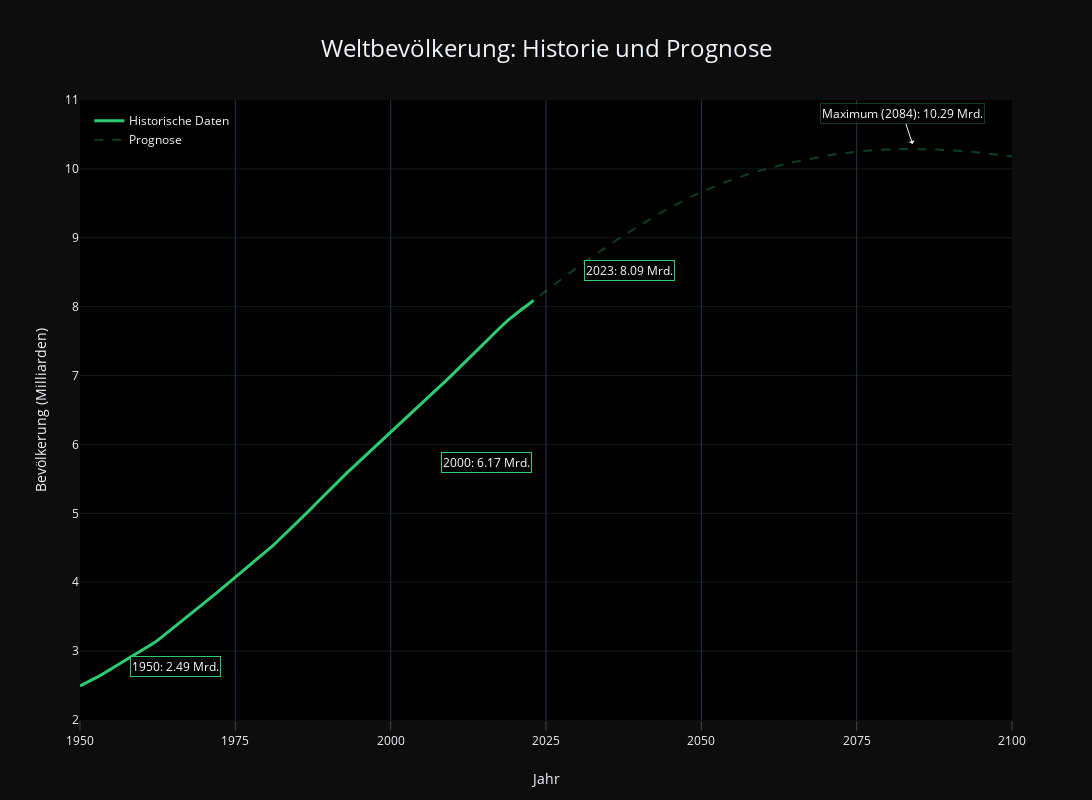

Here is the notebook cell this chart was saved with:
### Code cell
import plotly.graph_objects as go

# Daten vorbereiten wie zuvor
historical_data = population_projections_world[population_projections_world['years'] <= 2024].copy()
historical_data['population_billions'] = historical_data['population__sex_all__age_all__variant_estimates'] / 1_000_000_000

forecast_data = population_projections_world[population_projections_world['years'] >= 2024].copy()
forecast_data['population_billions'] = forecast_data['population__sex_all__age_all__variant_medium'] / 1_000_000_000

# Grafik erstellen
fig = go.Figure()

# Historische Daten (kräftiges Grün)
fig.add_trace(go.Scatter(
    x=historical_data['years'],
    y=historical_data['population_billions'],
    name='Historische Daten',
    line=dict(color='#2ecc71', width=3)
))

# Prognosedaten (blasses, gestricheltes Grün)
fig.add_trace(go.Scatter(
    x=forecast_data['years'],
    y=forecast_data['population_billions'],
    name='Prognose',
    line=dict(color='rgba(46, 204, 113, 0.3)', width=2, dash='dash')
))

# Layout anpassen
fig.update_layout(
    title={
        'text': 'Weltbevölkerung: Historie und Prognose',
        'y': 0.95,
        'x': 0.5,
        'xanchor': 'center',
        'yanchor': 'top',
        'font': {'size': 24}
    },
    xaxis_title="Jahr",
    yaxis_title="Bevölkerung (Milliarden)",
    template='plotly_dark',
    showlegend=True,
    legend=dict(
        yanchor="top",
        y=0.99,
        xanchor="left",
        x=0.01
    ),
    height=800,
    width=1200,
    xaxis=dict(
        range=[1950, 2100],     # Bereich der Jahre
        dtick=25,               # Abstand zwischen Tickmarks
        ticks='outside',        # Tickmarks nach außen
        ticklen=10,            # Länge der Tickmarks
        tickfont=dict(size=12), # Schriftgröße der Tickmarks
        tickangle=0,           # Keine Rotation der Jahre
        title_standoff=25,     # Mehr Abstand zwischen Achsentitel und Ticks
        side='bottom'          # Position der Achse unten
    ),
    yaxis=dict(
        range=[2, 11],
        dtick=1,
        gridwidth=0.5,
    ),
    plot_bgcolor='rgba(0,0,0,0.95)',
    paper_bgcolor='rgba(0,0,0,0.95)',
)

# Spezifische Jahre für Annotationen
years_to_annotate = [1950, 2000, 2023]
y_shifts = [20, -30, 30]  # Verschiedene y-Verschiebungen für bessere Lesbarkeit
x_shifts = [50, 50, 50]   # Horizontale Verschiebung für rechtsbündige Ausrichtung

for year, y_shift, x_shift in zip(years_to_annotate, y_shifts, x_shifts):
    data_point = historical_data[historical_data['years'] == year]
    if not data_point.empty:
        fig.add_annotation(
            x=year,
            y=data_point['population_billions'].iloc[0],
            text=f"{year}: {data_point['population_billions'].iloc[0]:.2f} Mrd.",
            showarrow=False,  # Pfeil anzeigen
            font=dict(size=12, color='white'),  # Schriftgröße und Farbe
            bgcolor='rgba(0,0,0,0.7)',  # Hintergrundfarbe der Box
            bordercolor='#2ecc71',  # Farbe des Box-Rands
            borderwidth=1,  # Breite der Box-Rand
            yshift=y_shift,  # Vertikale Verschiebung
            xshift=x_shift,  # Horizontale Verschiebung
            align='left',    # Text-Ausrichtung in der Box
            xanchor='left'   # Ausrichtung der Box relativ zum Datenpunkt
        )

# Maximum-Punkt der Prognose - zentriert
max_point = forecast_data.loc[forecast_data['population_billions'].idxmax()]
fig.add_annotation(
    x=max_point['years'],
    y=max_point['population_billions'],
    text=f"Maximum ({int(max_point['years'])}): {max_point['population_billions']:.2f} Mrd.",
    showarrow=True,  # Pfeil anzeigen
    arrowhead=1,  # Form des Pfeils
    font=dict(size=12, color='white'),  # Schriftgröße und Farbe
    bgcolor='rgba(0,0,0,0.7)',  # Hintergrundfarbe der Box
    bordercolor='rgba(46, 204, 113, 0.3)',
    borderwidth=1,
    yshift=5,        # Vertikale Verschiebung nach oben
    xshift=0,         # Keine horizontale Verschiebung
    align='center',   # Text-Ausrichtung in der Box zentriert
    xanchor='center'  # Box zentriert über dem Datenpunkt
)

# Anzeigen der Grafik
fig.show()

### Figure 1 — Plotly figure (JSON) as saved in the notebook; plotly's stock layout.template omitted (floating-point values rounded to 4 significant figures)
{"data": [{"line": {"color": "#2ecc71", "width": 3}, "name": "Historische Daten", "type": "scatter", "x": [1950, 1951, 1952, 1953, 1954, 1955, 1956, 1957, 1958, 1959, 1960, 1961, 1962, 1963, 1964, 1965, 1966, 1967, 1968, 1969, 1970, 1971, 1972, 1973, 1974, 1975, 1976, 1977, 1978, 1979, 1980, 1981, 1982, 1983, 1984, 1985, 1986, 1987, 1988, 1989, 1990, 1991, 1992, 1993, 1994, 1995, 1996, 1997, 1998, 1999, 2000, 2001, 2002, 2003, 2004, 2005, 2006, 2007, 2008, 2009, 2010, 2011, 2012, 2013, 2014, 2015, 2016, 2017, 2018, 2019, 2020, 2021, 2022, 2023, 2024], "y": [2.493, 2.537, 2.584, 2.634, 2.686, 2.74, 2.795, 2.853, 2.911, 2.966, 3.015, 3.065, 3.123, 3.193, 3.264, 3.335, 3.404, 3.473, 3.545, 3.619, 3.695, 3.77, 3.845, 3.921, 3.996, 4.071, 4.144, 4.218, 4.292, 4.369, 4.448, 4.529, 4.613, 4.697, 4.782, 4.869, 4.958, 5.05, 5.142, 5.234, 5.328, 5.419, 5.506, 5.592, 5.676, 5.759, 5.842, 5.925, 6.007, 6.089, 6.172, 6.255, 6.338, 6.42, 6.503, 6.587, 6.671, 6.757, 6.844, 6.933, 7.022, 7.111, 7.201, 7.292, 7.382, 7.47, 7.559, 7.646, 7.73, 7.811, 7.887, 7.954, 8.021, 8.092, NaN]}, {"line": {"color": "rgba(46, 204, 113, 0.3)", "dash": "dash", "width": 2}, "name": "Prognose", "type": "scatter", "x": [2024, 2025, 2026, 2027, 2028, 2029, 2030, 2031, 2032, 2033, 2034, 2035, 2036, 2037, 2038, 2039, 2040, 2041, 2042, 2043, 2044, 2045, 2046, 2047, 2048, 2049, 2050, 2051, 2052, 2053, 2054, 2055, 2056, 2057, 2058, 2059, 2060, 2061, 2062, 2063, 2064, 2065, 2066, 2067, 2068, 2069, 2070, 2071, 2072, 2073, 2074, 2075, 2076, 2077, 2078, 2079, 2080, 2081, 2082, 2083, 2084, 2085, 2086, 2087, 2088, 2089, 2090, 2091, 2092, 2093, 2094, 2095, 2096, 2097, 2098, 2099, 2100], "y": [8.162, 8.232, 8.301, 8.369, 8.437, 8.503, 8.569, 8.634, 8.698, 8.761, 8.824, 8.885, 8.946, 9.005, 9.064, 9.121, 9.177, 9.232, 9.286, 9.339, 9.39, 9.44, 9.488, 9.535, 9.58, 9.623, 9.664, 9.704, 9.742, 9.779, 9.813, 9.846, 9.878, 9.908, 9.936, 9.963, 9.989, 10.01, 10.04, 10.06, 10.08, 10.1, 10.12, 10.14, 10.16, 10.17, 10.19, 10.2, 10.22, 10.23, 10.24, 10.25, 10.26, 10.27, 10.27, 10.28, 10.28, 10.29, 10.29, 10.29, 10.29, 10.29, 10.29, 10.28, 10.28, 10.28, 10.27, 10.27, 10.26, 10.25, 10.24, 10.24, 10.23, 10.22, 10.2, 10.19, 10.18]}], "layout": {"annotations": [{"align": "left", "bgcolor": "rgba(0,0,0,0.7)", "bordercolor": "#2ecc71", "borderwidth": 1, "font": {"color": "white", "size": 12}, "showarrow": false, "text": "1950: 2.49 Mrd.", "x": 1950, "xanchor": "left", "xshift": 50, "y": 2.493, "yshift": 20}, {"align": "left", "bgcolor": "rgba(0,0,0,0.7)", "bordercolor": "#2ecc71", "borderwidth": 1, "font": {"color": "white", "size": 12}, "showarrow": false, "text": "2000: 6.17 Mrd.", "x": 2000, "xanchor": "left", "xshift": 50, "y": 6.172, "yshift": -30}, {"align": "left", "bgcolor": "rgba(0,0,0,0.7)", "bordercolor": "#2ecc71", "borderwidth": 1, "font": {"color": "white", "size": 12}, "showarrow": false, "text": "2023: 8.09 Mrd.", "x": 2023, "xanchor": "left", "xshift": 50, "y": 8.092, "yshift": 30}, {"align": "center", "arrowhead": 1, "bgcolor": "rgba(0,0,0,0.7)", "bordercolor": "rgba(46, 204, 113, 0.3)", "borderwidth": 1, "font": {"color": "white", "size": 12}, "showarrow": true, "text": "Maximum (2084): 10.29 Mrd.", "x": 2084, "xanchor": "center", "xshift": 0, "y": 10.29, "yshift": 5}], "height": 800, "legend": {"x": 0.01, "xanchor": "left", "y": 0.99, "yanchor": "top"}, "paper_bgcolor": "rgba(0,0,0,0.95)", "plot_bgcolor": "rgba(0,0,0,0.95)", "showlegend": true, "title": {"font": {"size": 24}, "text": "Weltbevölkerung: Historie und Prognose", "x": 0.5, "xanchor": "center", "y": 0.95, "yanchor": "top"}, "width": 1200, "xaxis": {"dtick": 25, "range": [1950, 2100], "side": "bottom", "tickangle": 0, "tickfont": {"size": 12}, "ticklen": 10, "ticks": "outside", "title": {"standoff": 25, "text": "Jahr"}}, "yaxis": {"dtick": 1, "gridwidth": 0.5, "range": [2, 11], "title": {"text": "Bevölkerung (Milliarden)"}}}}
